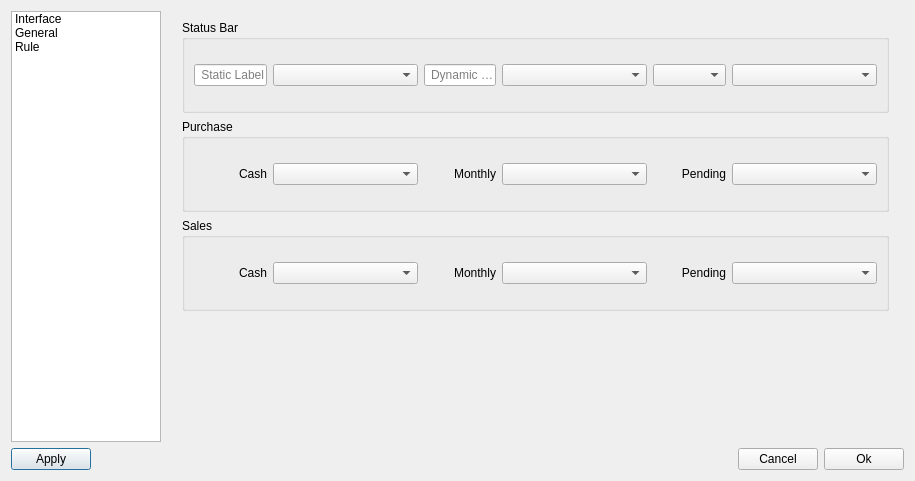
<?xml version="1.0" encoding="UTF-8"?>
<ui version="4.0">
 <class>Preferences</class>
 <widget class="QDialog" name="Preferences">
  <property name="geometry">
   <rect>
    <x>0</x>
    <y>0</y>
    <width>915</width>
    <height>481</height>
   </rect>
  </property>
  <layout class="QGridLayout" name="gridLayout_2">
   <item row="1" column="0" colspan="4">
    <layout class="QHBoxLayout" name="horizontalLayout">
     <item>
      <widget class="QPushButton" name="pBtnApply">
       <property name="text">
        <string>Apply</string>
       </property>
      </widget>
     </item>
     <item>
      <spacer name="horizontalSpacer">
       <property name="orientation">
        <enum>Qt::Horizontal</enum>
       </property>
       <property name="sizeHint" stdset="0">
        <size>
         <width>40</width>
         <height>20</height>
        </size>
       </property>
      </spacer>
     </item>
     <item>
      <widget class="QPushButton" name="pBtnCancel">
       <property name="text">
        <string>Cancel</string>
       </property>
      </widget>
     </item>
     <item>
      <widget class="QPushButton" name="pBtnOk">
       <property name="text">
        <string>Ok</string>
       </property>
      </widget>
     </item>
    </layout>
   </item>
   <item row="0" column="2">
    <widget class="QStackedWidget" name="stackedWidget">
     <property name="currentIndex">
      <number>2</number>
     </property>
     <widget class="QWidget" name="page">
      <layout class="QGridLayout" name="gridLayout">
       <item row="4" column="1">
        <widget class="QComboBox" name="comboSeparator"/>
       </item>
       <item row="5" column="1">
        <spacer name="verticalSpacer">
         <property name="orientation">
          <enum>Qt::Vertical</enum>
         </property>
         <property name="sizeHint" stdset="0">
          <size>
           <width>20</width>
           <height>367</height>
          </size>
         </property>
        </spacer>
       </item>
       <item row="0" column="1">
        <widget class="QComboBox" name="comboTheme"/>
       </item>
       <item row="2" column="0">
        <widget class="QLabel" name="label_6">
         <property name="text">
          <string>Date Time</string>
         </property>
        </widget>
       </item>
       <item row="3" column="0" rowspan="2">
        <widget class="QLabel" name="label_11">
         <property name="text">
          <string>Separator</string>
         </property>
        </widget>
       </item>
       <item row="0" column="0">
        <widget class="QLabel" name="label_4">
         <property name="text">
          <string>Theme</string>
         </property>
        </widget>
       </item>
       <item row="1" column="1">
        <widget class="QComboBox" name="comboLanguage"/>
       </item>
       <item row="1" column="0">
        <widget class="QLabel" name="label_5">
         <property name="text">
          <string>Language</string>
         </property>
        </widget>
       </item>
       <item row="2" column="1" rowspan="2">
        <widget class="QComboBox" name="comboDateTime"/>
       </item>
       <item row="0" column="2" colspan="2">
        <spacer name="horizontalSpacer_2">
         <property name="orientation">
          <enum>Qt::Horizontal</enum>
         </property>
         <property name="sizeHint" stdset="0">
          <size>
           <width>482</width>
           <height>23</height>
          </size>
         </property>
        </spacer>
       </item>
       <item row="1" column="2" colspan="2">
        <spacer name="horizontalSpacer_3">
         <property name="orientation">
          <enum>Qt::Horizontal</enum>
         </property>
         <property name="sizeHint" stdset="0">
          <size>
           <width>482</width>
           <height>23</height>
          </size>
         </property>
        </spacer>
       </item>
       <item row="4" column="2" colspan="2">
        <spacer name="horizontalSpacer_12">
         <property name="orientation">
          <enum>Qt::Horizontal</enum>
         </property>
         <property name="sizeHint" stdset="0">
          <size>
           <width>440</width>
           <height>20</height>
          </size>
         </property>
        </spacer>
       </item>
       <item row="2" column="2" rowspan="2">
        <widget class="QCheckBox" name="checkHideTime">
         <property name="sizePolicy">
          <sizepolicy hsizetype="Preferred" vsizetype="Fixed">
           <horstretch>0</horstretch>
           <verstretch>0</verstretch>
          </sizepolicy>
         </property>
         <property name="text">
          <string>Hide Time</string>
         </property>
        </widget>
       </item>
       <item row="2" column="3" rowspan="2">
        <spacer name="horizontalSpacer_11">
         <property name="orientation">
          <enum>Qt::Horizontal</enum>
         </property>
         <property name="sizeHint" stdset="0">
          <size>
           <width>440</width>
           <height>23</height>
          </size>
         </property>
        </spacer>
       </item>
      </layout>
     </widget>
     <widget class="QWidget" name="page_2">
      <layout class="QGridLayout" name="gridLayout_3">
       <item row="5" column="2">
        <widget class="QSpinBox" name="spinRatioDecimal">
         <property name="sizePolicy">
          <sizepolicy hsizetype="Preferred" vsizetype="Fixed">
           <horstretch>0</horstretch>
           <verstretch>0</verstretch>
          </sizepolicy>
         </property>
        </widget>
       </item>
       <item row="5" column="0">
        <widget class="QLabel" name="label_9">
         <property name="text">
          <string>Ratio Decimal</string>
         </property>
        </widget>
       </item>
       <item row="1" column="4">
        <spacer name="horizontalSpacer_7">
         <property name="orientation">
          <enum>Qt::Horizontal</enum>
         </property>
         <property name="sizeHint" stdset="0">
          <size>
           <width>332</width>
           <height>20</height>
          </size>
         </property>
        </spacer>
       </item>
       <item row="4" column="2">
        <widget class="QSpinBox" name="spinValueDecimal">
         <property name="sizePolicy">
          <sizepolicy hsizetype="Preferred" vsizetype="Fixed">
           <horstretch>0</horstretch>
           <verstretch>0</verstretch>
          </sizepolicy>
         </property>
        </widget>
       </item>
       <item row="1" column="2">
        <widget class="QPushButton" name="pBtnDocumentDir">
         <property name="sizePolicy">
          <sizepolicy hsizetype="Preferred" vsizetype="Fixed">
           <horstretch>0</horstretch>
           <verstretch>0</verstretch>
          </sizepolicy>
         </property>
         <property name="text">
          <string/>
         </property>
        </widget>
       </item>
       <item row="5" column="3" colspan="2">
        <spacer name="horizontalSpacer_9">
         <property name="orientation">
          <enum>Qt::Horizontal</enum>
         </property>
         <property name="sizeHint" stdset="0">
          <size>
           <width>411</width>
           <height>28</height>
          </size>
         </property>
        </spacer>
       </item>
       <item row="1" column="3">
        <widget class="QPushButton" name="pBtnResetDocumentDir">
         <property name="text">
          <string>Reset</string>
         </property>
        </widget>
       </item>
       <item row="0" column="2">
        <widget class="QComboBox" name="comboBaseUnit"/>
       </item>
       <item row="3" column="3" rowspan="2" colspan="2">
        <spacer name="horizontalSpacer_8">
         <property name="orientation">
          <enum>Qt::Horizontal</enum>
         </property>
         <property name="sizeHint" stdset="0">
          <size>
           <width>332</width>
           <height>20</height>
          </size>
         </property>
        </spacer>
       </item>
       <item row="4" column="0">
        <widget class="QLabel" name="label_8">
         <property name="text">
          <string>Value Decimal</string>
         </property>
        </widget>
       </item>
       <item row="0" column="0">
        <widget class="QLabel" name="label">
         <property name="text">
          <string>Base Unit</string>
         </property>
        </widget>
       </item>
       <item row="1" column="0">
        <widget class="QLabel" name="label_7">
         <property name="text">
          <string>Document Dir</string>
         </property>
        </widget>
       </item>
       <item row="6" column="0">
        <spacer name="verticalSpacer_2">
         <property name="orientation">
          <enum>Qt::Vertical</enum>
         </property>
         <property name="sizeHint" stdset="0">
          <size>
           <width>20</width>
           <height>285</height>
          </size>
         </property>
        </spacer>
       </item>
       <item row="0" column="3" colspan="2">
        <spacer name="horizontalSpacer_5">
         <property name="orientation">
          <enum>Qt::Horizontal</enum>
         </property>
         <property name="sizeHint" stdset="0">
          <size>
           <width>411</width>
           <height>23</height>
          </size>
         </property>
        </spacer>
       </item>
      </layout>
     </widget>
     <widget class="QWidget" name="page_3">
      <layout class="QGridLayout" name="gridLayout_5">
       <item row="3" column="0">
        <spacer name="verticalSpacer_3">
         <property name="orientation">
          <enum>Qt::Vertical</enum>
         </property>
         <property name="sizeHint" stdset="0">
          <size>
           <width>20</width>
           <height>296</height>
          </size>
         </property>
        </spacer>
       </item>
       <item row="2" column="0">
        <widget class="QGroupBox" name="groupBox_7">
         <property name="title">
          <string>Sales</string>
         </property>
         <property name="alignment">
          <set>Qt::AlignLeading|Qt::AlignLeft|Qt::AlignTop</set>
         </property>
         <layout class="QGridLayout" name="gridLayout_4" columnstretch="1,2,1,2,1,2">
          <property name="topMargin">
           <number>24</number>
          </property>
          <property name="bottomMargin">
           <number>24</number>
          </property>
          <item row="0" column="0">
           <widget class="QLabel" name="label_2">
            <property name="sizePolicy">
             <sizepolicy hsizetype="Preferred" vsizetype="Fixed">
              <horstretch>0</horstretch>
              <verstretch>0</verstretch>
             </sizepolicy>
            </property>
            <property name="text">
             <string>Cash</string>
            </property>
            <property name="alignment">
             <set>Qt::AlignRight|Qt::AlignTrailing|Qt::AlignVCenter</set>
            </property>
           </widget>
          </item>
          <item row="0" column="1">
           <widget class="QComboBox" name="comboStatic_4">
            <property name="sizePolicy">
             <sizepolicy hsizetype="Expanding" vsizetype="Fixed">
              <horstretch>0</horstretch>
              <verstretch>0</verstretch>
             </sizepolicy>
            </property>
           </widget>
          </item>
          <item row="0" column="2">
           <widget class="QLabel" name="label_3">
            <property name="sizePolicy">
             <sizepolicy hsizetype="Preferred" vsizetype="Fixed">
              <horstretch>0</horstretch>
              <verstretch>0</verstretch>
             </sizepolicy>
            </property>
            <property name="text">
             <string>Monthly</string>
            </property>
            <property name="alignment">
             <set>Qt::AlignRight|Qt::AlignTrailing|Qt::AlignVCenter</set>
            </property>
           </widget>
          </item>
          <item row="0" column="3">
           <widget class="QComboBox" name="comboDynamicLhs_4">
            <property name="sizePolicy">
             <sizepolicy hsizetype="Expanding" vsizetype="Fixed">
              <horstretch>0</horstretch>
              <verstretch>0</verstretch>
             </sizepolicy>
            </property>
           </widget>
          </item>
          <item row="0" column="4">
           <widget class="QLabel" name="label_10">
            <property name="sizePolicy">
             <sizepolicy hsizetype="Preferred" vsizetype="Fixed">
              <horstretch>0</horstretch>
              <verstretch>0</verstretch>
             </sizepolicy>
            </property>
            <property name="text">
             <string>Pending</string>
            </property>
            <property name="alignment">
             <set>Qt::AlignRight|Qt::AlignTrailing|Qt::AlignVCenter</set>
            </property>
           </widget>
          </item>
          <item row="0" column="5">
           <widget class="QComboBox" name="comboDynamicRhs_4">
            <property name="sizePolicy">
             <sizepolicy hsizetype="Expanding" vsizetype="Fixed">
              <horstretch>0</horstretch>
              <verstretch>0</verstretch>
             </sizepolicy>
            </property>
           </widget>
          </item>
         </layout>
        </widget>
       </item>
       <item row="0" column="0">
        <widget class="QGroupBox" name="groupBox_2">
         <property name="title">
          <string>Status Bar</string>
         </property>
         <property name="alignment">
          <set>Qt::AlignLeading|Qt::AlignLeft|Qt::AlignTop</set>
         </property>
         <layout class="QGridLayout" name="gridLayout_6" columnstretch="1,2,1,2,1,2">
          <property name="topMargin">
           <number>24</number>
          </property>
          <property name="bottomMargin">
           <number>24</number>
          </property>
          <item row="0" column="0">
           <widget class="QLineEdit" name="lineStatic">
            <property name="sizePolicy">
             <sizepolicy hsizetype="Preferred" vsizetype="Fixed">
              <horstretch>0</horstretch>
              <verstretch>0</verstretch>
             </sizepolicy>
            </property>
            <property name="alignment">
             <set>Qt::AlignRight|Qt::AlignTrailing|Qt::AlignVCenter</set>
            </property>
            <property name="placeholderText">
             <string>Static Label</string>
            </property>
           </widget>
          </item>
          <item row="0" column="1">
           <widget class="QComboBox" name="comboStatic">
            <property name="sizePolicy">
             <sizepolicy hsizetype="Expanding" vsizetype="Fixed">
              <horstretch>0</horstretch>
              <verstretch>0</verstretch>
             </sizepolicy>
            </property>
           </widget>
          </item>
          <item row="0" column="2">
           <widget class="QLineEdit" name="lineDynamic">
            <property name="sizePolicy">
             <sizepolicy hsizetype="Preferred" vsizetype="Fixed">
              <horstretch>0</horstretch>
              <verstretch>0</verstretch>
             </sizepolicy>
            </property>
            <property name="alignment">
             <set>Qt::AlignRight|Qt::AlignTrailing|Qt::AlignVCenter</set>
            </property>
            <property name="placeholderText">
             <string>Dynamic Label</string>
            </property>
           </widget>
          </item>
          <item row="0" column="4">
           <widget class="QComboBox" name="comboOperation">
            <property name="sizePolicy">
             <sizepolicy hsizetype="Preferred" vsizetype="Fixed">
              <horstretch>0</horstretch>
              <verstretch>0</verstretch>
             </sizepolicy>
            </property>
           </widget>
          </item>
          <item row="0" column="5">
           <widget class="QComboBox" name="comboDynamicRhs">
            <property name="sizePolicy">
             <sizepolicy hsizetype="Expanding" vsizetype="Fixed">
              <horstretch>0</horstretch>
              <verstretch>0</verstretch>
             </sizepolicy>
            </property>
           </widget>
          </item>
          <item row="0" column="3">
           <widget class="QComboBox" name="comboDynamicLhs">
            <property name="sizePolicy">
             <sizepolicy hsizetype="Expanding" vsizetype="Fixed">
              <horstretch>0</horstretch>
              <verstretch>0</verstretch>
             </sizepolicy>
            </property>
           </widget>
          </item>
         </layout>
        </widget>
       </item>
       <item row="1" column="0">
        <widget class="QGroupBox" name="groupBox_8">
         <property name="title">
          <string>Purchase</string>
         </property>
         <property name="alignment">
          <set>Qt::AlignLeading|Qt::AlignLeft|Qt::AlignTop</set>
         </property>
         <layout class="QGridLayout" name="gridLayout_7" columnstretch="1,2,1,2,1,2">
          <property name="topMargin">
           <number>24</number>
          </property>
          <property name="bottomMargin">
           <number>24</number>
          </property>
          <item row="0" column="0">
           <widget class="QLabel" name="label_15">
            <property name="sizePolicy">
             <sizepolicy hsizetype="Preferred" vsizetype="Fixed">
              <horstretch>0</horstretch>
              <verstretch>0</verstretch>
             </sizepolicy>
            </property>
            <property name="text">
             <string>Cash</string>
            </property>
            <property name="alignment">
             <set>Qt::AlignRight|Qt::AlignTrailing|Qt::AlignVCenter</set>
            </property>
           </widget>
          </item>
          <item row="0" column="1">
           <widget class="QComboBox" name="comboStatic_5">
            <property name="sizePolicy">
             <sizepolicy hsizetype="Expanding" vsizetype="Fixed">
              <horstretch>0</horstretch>
              <verstretch>0</verstretch>
             </sizepolicy>
            </property>
           </widget>
          </item>
          <item row="0" column="2">
           <widget class="QLabel" name="label_16">
            <property name="sizePolicy">
             <sizepolicy hsizetype="Preferred" vsizetype="Fixed">
              <horstretch>0</horstretch>
              <verstretch>0</verstretch>
             </sizepolicy>
            </property>
            <property name="text">
             <string>Monthly</string>
            </property>
            <property name="alignment">
             <set>Qt::AlignRight|Qt::AlignTrailing|Qt::AlignVCenter</set>
            </property>
           </widget>
          </item>
          <item row="0" column="3">
           <widget class="QComboBox" name="comboDynamicLhs_5">
            <property name="sizePolicy">
             <sizepolicy hsizetype="Expanding" vsizetype="Fixed">
              <horstretch>0</horstretch>
              <verstretch>0</verstretch>
             </sizepolicy>
            </property>
           </widget>
          </item>
          <item row="0" column="4">
           <widget class="QLabel" name="label_17">
            <property name="sizePolicy">
             <sizepolicy hsizetype="Preferred" vsizetype="Fixed">
              <horstretch>0</horstretch>
              <verstretch>0</verstretch>
             </sizepolicy>
            </property>
            <property name="text">
             <string>Pending</string>
            </property>
            <property name="alignment">
             <set>Qt::AlignRight|Qt::AlignTrailing|Qt::AlignVCenter</set>
            </property>
           </widget>
          </item>
          <item row="0" column="5">
           <widget class="QComboBox" name="comboDynamicRhs_5">
            <property name="sizePolicy">
             <sizepolicy hsizetype="Expanding" vsizetype="Fixed">
              <horstretch>0</horstretch>
              <verstretch>0</verstretch>
             </sizepolicy>
            </property>
           </widget>
          </item>
         </layout>
        </widget>
       </item>
      </layout>
     </widget>
    </widget>
   </item>
   <item row="0" column="0">
    <widget class="QListWidget" name="listWidget">
     <property name="sizePolicy">
      <sizepolicy hsizetype="Fixed" vsizetype="Expanding">
       <horstretch>0</horstretch>
       <verstretch>0</verstretch>
      </sizepolicy>
     </property>
     <property name="maximumSize">
      <size>
       <width>150</width>
       <height>16777215</height>
      </size>
     </property>
     <item>
      <property name="text">
       <string>Interface</string>
      </property>
     </item>
     <item>
      <property name="text">
       <string>General</string>
      </property>
     </item>
     <item>
      <property name="text">
       <string>Rule</string>
      </property>
     </item>
    </widget>
   </item>
  </layout>
 </widget>
 <resources/>
 <connections>
  <connection>
   <sender>pBtnCancel</sender>
   <signal>clicked()</signal>
   <receiver>Preferences</receiver>
   <slot>reject()</slot>
   <hints>
    <hint type="sourcelabel">
     <x>759</x>
     <y>532</y>
    </hint>
    <hint type="destinationlabel">
     <x>625</x>
     <y>535</y>
    </hint>
   </hints>
  </connection>
 </connections>
</ui>
